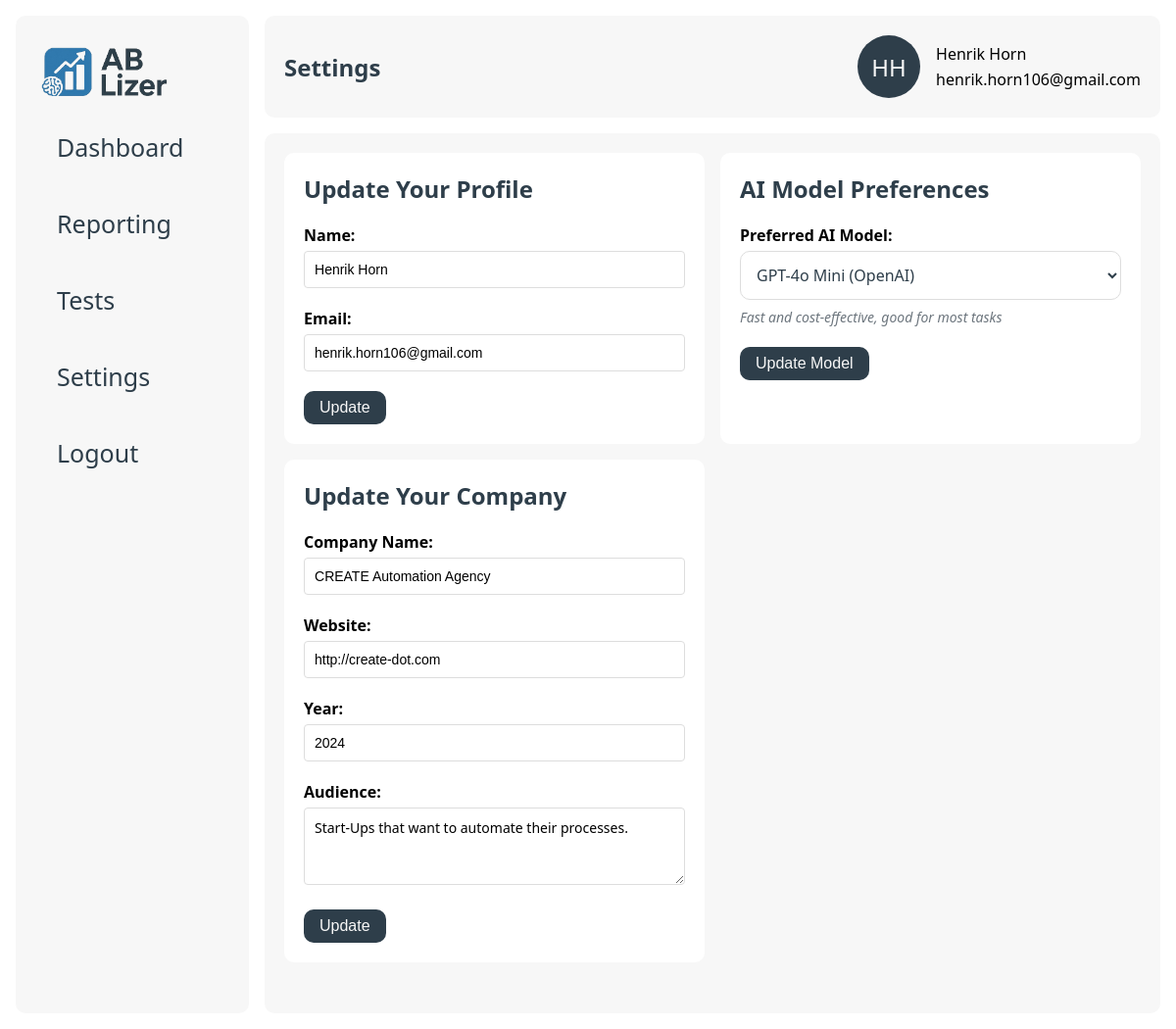
Page /settings/1 (signed in) on the committed database.
### data/models.py (models this page shows)
class users(db.Model):
    __tablename__ = 'users'
    id = db.Column(db.Integer, primary_key=True)
    company_id = db.Column(db.Integer, db.ForeignKey('companies.id'), nullable=False)
    name = db.Column(db.String(255), nullable=False)
    email = db.Column(db.String(255), nullable=False, unique=True)
    password_hash = db.Column(db.String(255), nullable=True)  # Nullable for existing users
    llm_model = db.Column(db.String(100), nullable=False, default='openai-gpt-4o-mini')
    __repr__ = lambda self: f'<User {self.name}>'
    __str__ = lambda self: f'{self.name} - {self.email}'

class companies(db.Model):
    __tablename__ = 'companies'
    id = db.Column(db.Integer, primary_key=True)
    name = db.Column(db.String(255), nullable=False)
    year = db.Column(db.Integer, nullable=False)
    audience = db.Column(db.Text, nullable=False)
    website = db.Column(db.String(255), nullable=False)
    __repr__ = lambda self: f'<User {self.name}>'
    __str__ = lambda self: f'{self.name} - {self.email}'

### app.py (the view)
@app.route("/settings/<int:user_id>")
@login_required
def settings(user_id):
    from routes.llm_config import get_available_models, get_default_model
    user = db_manager.get_user(user_id)
    company = db_manager.get_company(user.company_id)
    available_models = get_available_models()
    all_providers = {'openai': 'OpenAI', 'anthropic': 'Anthropic', 'google': 'Google'}
    configured_providers = set()
    for model_id in available_models.keys():
        provider = model_id.split('-')[0]
        configured_providers.add(provider)
    missing_providers = [
        all_providers[p] for p in all_providers.keys()
        if p not in configured_providers
    ]
    if not user.llm_model or user.llm_model not in available_models:
        user.llm_model = get_default_model()
    return render_template("settings.html",
                           user=user,
                           company=company,
                           available_models=available_models,
                           missing_providers=missing_providers
                           )

### app.py (called while the page is built)
def login_required(f):
    @wraps(f)
    def decorated_function(*args, **kwargs):
        if 'user_id' not in session:
            flash('Please log in to access this page.', 'error')
            return redirect(url_for('login'))
        return f(*args, **kwargs)
    return decorated_function

@app.template_filter('initials')
def get_initials(name):
    if not name:
        return ''
    parts = name.strip().split()
    if len(parts) >= 2:
        return (parts[0][0] + parts[1][0]).upper()
    elif len(parts) == 1:
        return parts[0][:2].upper()
    return ''

### data/db_manager.py (called while the page is built)
    def get_user(self, user_id):
        return users.query.filter_by(id=user_id).first()

    def get_company(self, company_id):
        return companies.query.filter_by(id=company_id).first()

### routes/llm_config.py (called while the page is built)
def get_available_models() -> Dict[str, Tuple[str, str]]:
    available_models = {}
    for model_id, (provider_class, display_name, description, config) in MODEL_CONFIGS.items():
        provider = model_id.split('-')[0]
        api_key_name = PROVIDER_API_KEYS.get(provider)
        if api_key_name and os.environ.get(api_key_name):
            available_models[model_id] = (display_name, description)
    return available_models

### templates/settings.html (shortened to what this page needs)
{% extends "base.html" %}
{% block page_title %}Settings{% endblock %}
{% block content %}
    <div class="column-grid-2">
        <div class="card long">
            <h2>Update Your Profile</h2>
            <form method="post" action="{{ url_for('update_user', user_id=user.id) }}">
                <div class="form-group">
                    <label for="name">Name:</label>
                    <input type="text" name="name" value="{{ user.name }}">
                </div>
                <div class="form-group">
                    <label for="email">Email:</label>
                    <input type="text" name="email" value="{{ user.email }}">
                </div>
                <button class="btn" type="submit">Update</button>
            </form>
        </div>
        <div class="card long">
            <h2>AI Model Preferences</h2>
            <form method="post" action="{{ url_for('update_user', user_id=user.id) }}">
                <div class="form-group">
                    <label for="llm_model">Preferred AI Model:</label>
                    <select id="llm_model" name="llm_model">
                        {% for model_id, (display_name, description) in available_models.items() %}
                            <option value="{{ model_id }}"
                                    {% if user.llm_model == model_id %}selected{% endif %}>
                                {{ display_name }}
                            </option>
                        {% endfor %}
                    </select>
                    <small class="help-text">
                        {% for model_id, (display_name, description) in available_models.items() %}
                            {% if user.llm_model == model_id %}
                                {{ description }}
                            {% endif %}
                        {% endfor %}
                    </small>
                </div>
                <button class="btn" type="submit">Update Model</button>
            </form>
        </div>
        <div class="card long">
            <h2>Update Your Company</h2>
            <form method="post" action="{{ url_for('update_company', user_id=user.id, company_id=company.id) }}">
                <div class="form-group">
                    <label for="company_name">Company Name:</label>
                    <input id="company_name" type="text" name="company_name" value="{{ company.name }}">
                </div>
                <div class="form-group">
                    <label for="website">Website:</label>
                    <input id="website" type="text" name="website" value="{{ company.website }}">
                </div>
                <div class="form-group">
                    <label for="year">Year:</label>
                    <input id="year" type="text" name="year" value="{{ company.year }}">
                </div>
                <div class="form-group">
                    <label for="audience">Audience:</label>
                    <textarea id="audience" type="text" name="audience" rows="3">{{ company.audience }}</textarea>
                </div>
                <button class="btn" type="submit">Update</button>
            </form>
        </div>
    </div>
{% endblock %}

### templates/base.html (shortened to what this page needs)
<!DOCTYPE html>
<html lang="en">
<head>
    <link href="{{ url_for('static', filename='style.css') }}" rel="stylesheet">
</head>
<body>
<div class="main-wrapper">
    <div class="sidenav" id="mySidenav">
        <div class="sidenav-container">
            <a class="logo" href="/"><img src="{{ url_for('static', filename='logo_ab-lizer.png') }}" height="50px"></a>
            <a href="/">
                <div class="tab">Dashboard</div>
            </a>
            <a href="/reports/{{ user.id }}">
                <div class="tab">Reporting</div>
            </a>
            <a href="/tests/{{ user.id }}">
                <div class="tab">Tests</div>
            </a>
            <a href="/settings/{{ user.id }}">
                <div class="tab">Settings</div>
            </a>
            <a href="{{ url_for('logout') }}">
                <div class="tab">Logout</div>
            </a>
        </div>
    </div>
    <div class="wrapper">
        <nav>
            <div class="container navigation">
                <div class="hero">
                    <h1>{% block page_title %}{% endblock %}</h1>
                </div>
                <div class="col-wrapper">
                    <div class="profile">
                        <div class="profile-image">{{ user.name|initials }}</div>
                    </div>
                    <div class="profile-info">
                        <div>
                            {{ user.name }}
                        </div>
                        <div>
                            {{ user.email }}
                        </div>
                    </div>
            </div>
        </nav>
        <main class="container">
            {% block content %}{% endblock %}
        </main>
    </div>
</div>
</body>
</html>

### static/style.css (style rules this page uses)
:root { --primary: #2E3E4A; --secondary: #F7F7F7; --accent: #317AAE; --gradient: linear-gradient(180deg, rgba(25, 82, 133, 1) 0%, rgba(49, 122, 174, 1) 100%); --danger: #ef4444; --bg: #ffffff; --radius: 10px; --shadow: 0 2px 8px rgba(30, 41, 59, 0.06); --font-primary: 'Segoe UI', 'Roboto', Arial, sans-serif; }
* { box-sizing: border-box; }
body { font-family: var(--font-primary), sans-serif; background: var(--bg); margin: 0; padding: 0; }
nav { background: var(--bg); }
main { overflow-y: scroll; }
h1, h2, h3, h4, h5, h6, p { margin-top: 0; color: var(--primary); }
a { color: var(--primary); text-decoration: none; }
.hero { display: flex; flex-direction: column; justify-content: center; gap: 16px; }
.main-wrapper { display: flex; padding: 16px; }
.wrapper { width: 100%; height: 100vh; padding-left: 16px; align-self: stretch; gap: 16px; display: flex; flex-direction: column; }
.container { padding: 20px 20px; background: var(--secondary); border-radius: var(--radius); height: 100%; }
.container.navigation { display: flex; justify-content: space-between; align-items: center; }
.container.navigation h1 { margin-bottom: 0; }
.logo { font-size: 1.5rem; font-weight: bold; text-decoration: none; }
.profile-image { display: flex; align-items: center; justify-content: center; border-radius: 50%; background-color: var(--primary); padding: 2px; width: 64px; height: 64px; font-size: 24px; color: var(--secondary); }
.profile-info { display: flex; flex-direction: column; gap: 4px; justify-content: center; }
input[type="text"] { padding: 8px 12px; border: 1px solid var(--border); border-radius: var(--radius); font-size: 1rem; margin-right: 8px; width: 100%; }
.sidenav { width: 300px; background-color: var(--bg); position: static; height: 100vh; overflow-x: hidden; }
.sidenav a { color: var(--primary); text-decoration: none; font-size: 25px; display: block; }
.sidenav .tab { padding: 16px 16px; color: var(--primary); text-decoration: none; font-size: 25px; display: block; transition: 0.3s; border-radius: var(--radius); }
.sidenav-container { display: flex; flex-direction: column; gap: 12px; background-color: var(--secondary); border-radius: var( --radius); padding: 32px 26px; height: 100%; }
.card { border-radius: var( --radius); padding: 20px; min-width: 200px; background-color: var(--bg); }
.card.long { width: 100%; }
.col-wrapper { display: flex; gap: 16px; flex-wrap: wrap; flex-grow: 0; flex-direction: row; }
.column-grid-2 { display: grid; grid-template-columns: repeat(2, 1fr); gap: 16px; width: 100%; }
.form-group { margin-bottom: 20px; }
.form-group label { display: block; margin-bottom: 5px; font-weight: 600; }
.form-group input, .form-group textarea { width: 100%; padding: 10px; border: 1px solid #ddd; border-radius: 4px; font-size: 14px; }
textarea { font-family: var(--font-primary), sans-serif; resize: vertical; }
.btn { padding: 8px 16px; border: none; border-radius: var(--radius); font-size: 1rem; cursor: pointer; background: var(--primary); color: var(--secondary); }
.help-text { display: block; margin-top: 0.5rem; font-size: 0.875rem; color: #6c757d; font-style: italic; line-height: 1.4; }
select { width: 100%; padding: 0.75rem; border: 1px solid #ddd; border-radius: var(--radius); font-size: 1rem; background-color: white; cursor: pointer; font-family: var(--font-primary); color: var(--primary); transition: border-color 0.2s ease, box-shadow 0.2s ease; }

### rows in the picture
users: name|initials "HH", name "Henrik Horn", email "henrik.horn106@gmail.com", llm_model "GPT-4o Mini (OpenAI)"
companies: company_name "CREATE Automation Agency", website "http://create-dot.com", year "2024", audience "Start-Ups that want to automate their processes."

### other values in the picture
{{ description }} "Fast and cost-effective, good for most tasks"
